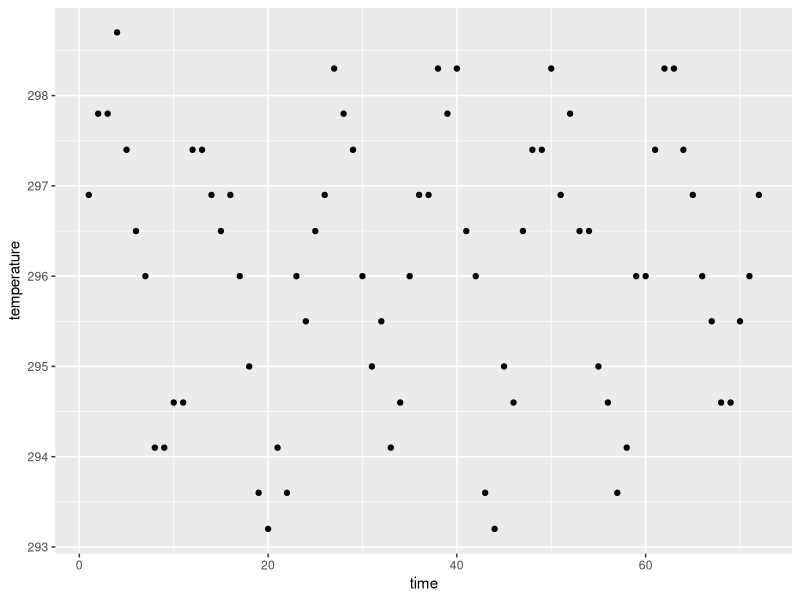
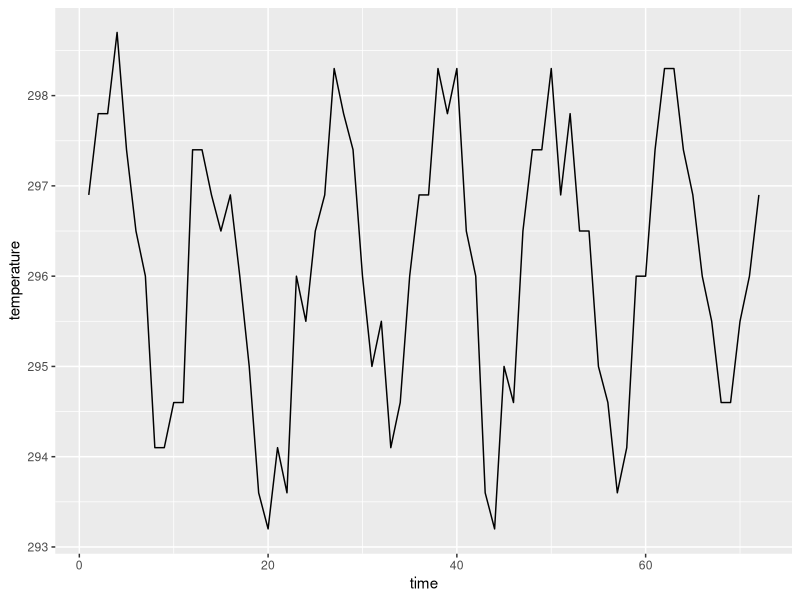
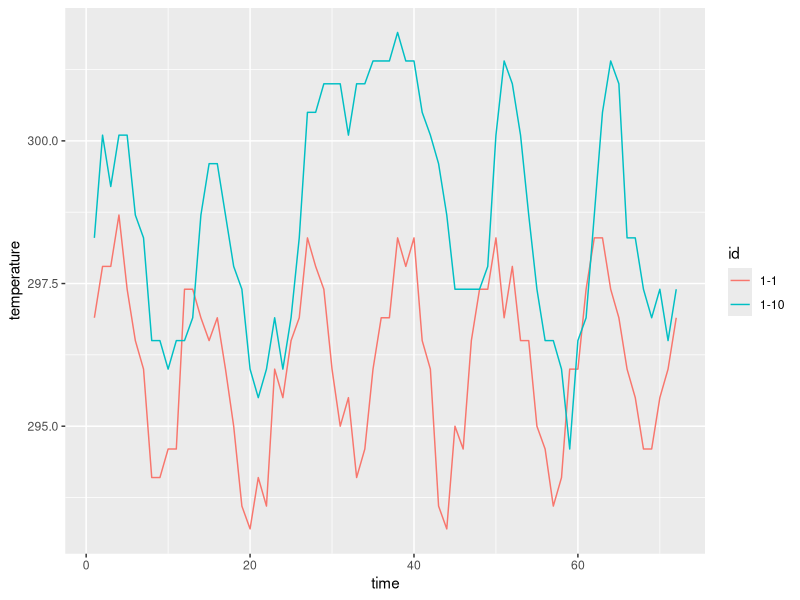

These figures' R source, in order: (Note: this script raises an error after producing the figures.)
## ---- chunk 1
knitr::opts_chunk$set(echo = TRUE)
knitr::opts_chunk$set(message = FALSE)
knitr::opts_chunk$set(warning = FALSE)
library(tidyverse)
library(lubridate)
## ---- chunk 2
data(nasa, package="GGally")
head(nasa)
## ---- chunk 3
library(tidyverse)
nasa %>% filter(x == 1, y == 1) %>%
  ggplot(aes(x = time, y = temperature)) + geom_point()
## ---- chunk 4
nasa %>% filter(x == 1, y == 1) %>%
  ggplot(aes(x = time, y = temperature)) + geom_line()
## ---- chunk 5
nasa %>% filter(x == 1, y %in% c(1, 10)) %>%
  ggplot(aes(x = time, y = temperature, group=id, color = id)) + geom_line()
## ---- chunk 6
data(box, package="classdata")
box %>% filter(Movie == "The Avengers: Age of Ultron") %>%
  ggplot(aes(x = Date, y = Total.Gross)) + geom_line()
## ---- chunk 7
box %>% filter(Thtrs. > 100) %>%
  ggplot(aes(x = Date, y = log(Total.Gross), 
             group = interaction(Movie, Distributor))) + geom_line()
## ---- chunk 8
box_summary <- box %>% group_by(Movie, Distributor) %>%
  summarize(
    Date = max(Date),
    Week = max(Week),
    Max.Gross = max(Total.Gross, na.rm=TRUE),
    First.Gross = min(Total.Gross, na.rm=TRUE)
  )

box %>% filter(Thtrs. > 100) %>%
  ggplot(aes(x = Date, y = Total.Gross, 
             group = interaction(Movie, Distributor))) + geom_line() +
  geom_text(aes(x = Date, y = Max.Gross, label = Movie), 
            data = box_summary %>% filter(Max.Gross > 2.5e8))
## ---- chunk 9
box %>% filter(Thtrs. > 100) %>%
  ggplot(aes(x = Date, y = Total.Gross, 
             group = interaction(Movie, Distributor))) + geom_line() +
  ggrepel::geom_text_repel(aes(x = Date, y = Max.Gross, label = Movie), 
            data = box_summary %>% filter(Max.Gross > 2.5e8), colour="grey50")
## ---- chunk 10
box %>% filter(Week <= 5) %>%
  mutate(Year = year(Date)) %>%
  ggplot(aes(x = Week, y = Total.Gross, 
             group = interaction(Movie, Distributor))) + geom_line() +
  facet_grid(.~Year)
